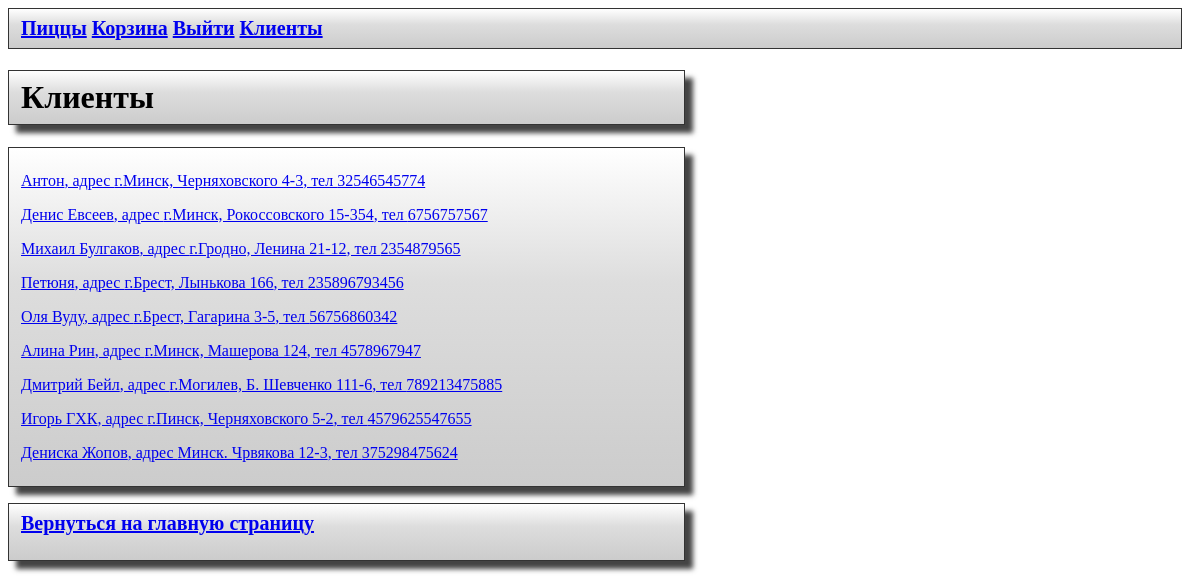
/clients (signed in), run on the app's committed database.
### models.py (models this page shows)
class Client(db.Model):
    id_client = db.Column(db.Integer, primary_key=True)
    client_name = db.Column(db.Text)
    client_address = db.Column(db.Text)
    client_phone = db.Column(db.Text)
    order = db.relationship('Order', back_populates='client_order')

### main.py (the view)
@app.route('/clients')
@login_required
def get_clients_interface():
    clients = SyncORM.get_clients()
    return render_template('clients.html', clients=clients)

### ORM.py (called while the page is built)
    @staticmethod
    def get_clients():
        with app.app_context():
            query = db.select(Client)  # для выбора всех выбирае всю таблицу целиком
            result = db.session.execute(query)  # экзекьютим/выполняем ее
            clients = result.scalars().all()  # отображаем выбранных клиентво (скаляр для отсеива ненужных скобок)
            return clients

### models.py (called while the page is built)
@login.user_loader   # Функция загрузки пользователя
def load_user(id):
    return User.query.get(int(id))

### templates/clients.html (shortened to what this page needs)
<!DOCTYPE html>
<html>
<head>
    <link rel="stylesheet" href="{{ url_for('static', filename='style.css') }}">
    <div class="navigation">
            <div><a href="/">Пиццы</a></div>
            <div>
                <a href="/basket">Корзина</a>
             </div>
            <div>
                 {% if current_user.is_anonymous %}
                     <a href="{{ url_for('login') }}">Служебный вход</a>
                 {% else %}
                    <a href="{{ url_for('logout',  logout='logout') }}">Выйти</a>
                 {% endif %}
             </div>
            <div>
                 {% if current_user.is_anonymous %}
                     <p></p>
                 {% else %}
                    <a href="{{ url_for('get_clients_interface') }}">Клиенты</a>
                 {% endif %}
             </div>
    </div>
</head>
<body>
    <h1 class="basket">{{'Клиенты'}}</h1>
    <ul class="client_list" >
        {% for i in clients %}
            <p><a href="{{ url_for('get_client_interface', client_id=i.id_client) }}">
                {{ i.client_name }}, адрес {{ i.client_address }}, тел {{ i.client_phone }}</a></p>
        {% endfor %}
    </ul>
    <a href="{{ url_for('index') }}" class="button_client_exit">Вернуться на главную страницу</a>
</body>
</html>

### static/style.css (style rules this page uses)
body { background-image: url('/static/media/examples/wood.jpg'); }
h1 { color: black; font-size: 40px justify-content: center; font-weight: 700 }
.navigation { display: flex; color: black; font-size: 20px; font-weight: 600; width: 97%; border: 1px solid #333; padding: 8px 12px; background-image: linear-gradient(180deg, #fff, #ddd 40%, #ccc); gap: 5px; }
.basket { display: flex; width: 55%; border: 1px solid #333; box-shadow: 8px 8px 5px #444; padding: 8px 12px; background-image: linear-gradient(180deg, #fff, #ddd 40%, #ccc); }
.button_client_exit { display: flex; width: 55%; height: 40px; gap: 3px; border: 1px solid #333; box-shadow: 8px 8px 5px #444; padding: 8px 12px; background-image: linear-gradient(180deg, #fff, #ddd 40%, #ccc); font-size: 20px; font-weight: 600; }
.client_list { width: 55%; border: 1px solid #333; box-shadow: 8px 8px 5px #444; padding: 8px 12px; background-image: linear-gradient(180deg, #fff, #ddd 40%, #ccc); }

### data on the page
Client: client_name "Антон", client_address "г.Минск, Черняховского 4-3", client_phone "32546545774"
Client: client_name "Денис Евсеев", client_address "г.Минск, Рокоссовского 15-354", client_phone "6756757567"
Client: client_name "Михаил Булгаков", client_address "г.Гродно, Ленина 21-12", client_phone "2354879565"
Client: client_name "Петюня", client_address "г.Брест, Лынькова 166", client_phone "235896793456"
Client: client_name "Оля Вуду", client_address "г.Брест, Гагарина 3-5", client_phone "56756860342"
Client: client_name "Алина Рин", client_address "г.Минск, Машерова 124", client_phone "4578967947"
Client: client_name "Дмитрий Бейл", client_address "г.Могилев, Б. Шевченко 111-6", client_phone "789213475885"
Client: client_name "Игорь ГХК", client_address "г.Пинск, Черняховского 5-2", client_phone "4579625547655"
Client: client_name "Дениска Жопов", client_address "Минск. Чрвякова 12-3", client_phone "375298475624"

### other printed values
{{ 'Клиенты' }} "Клиенты"
